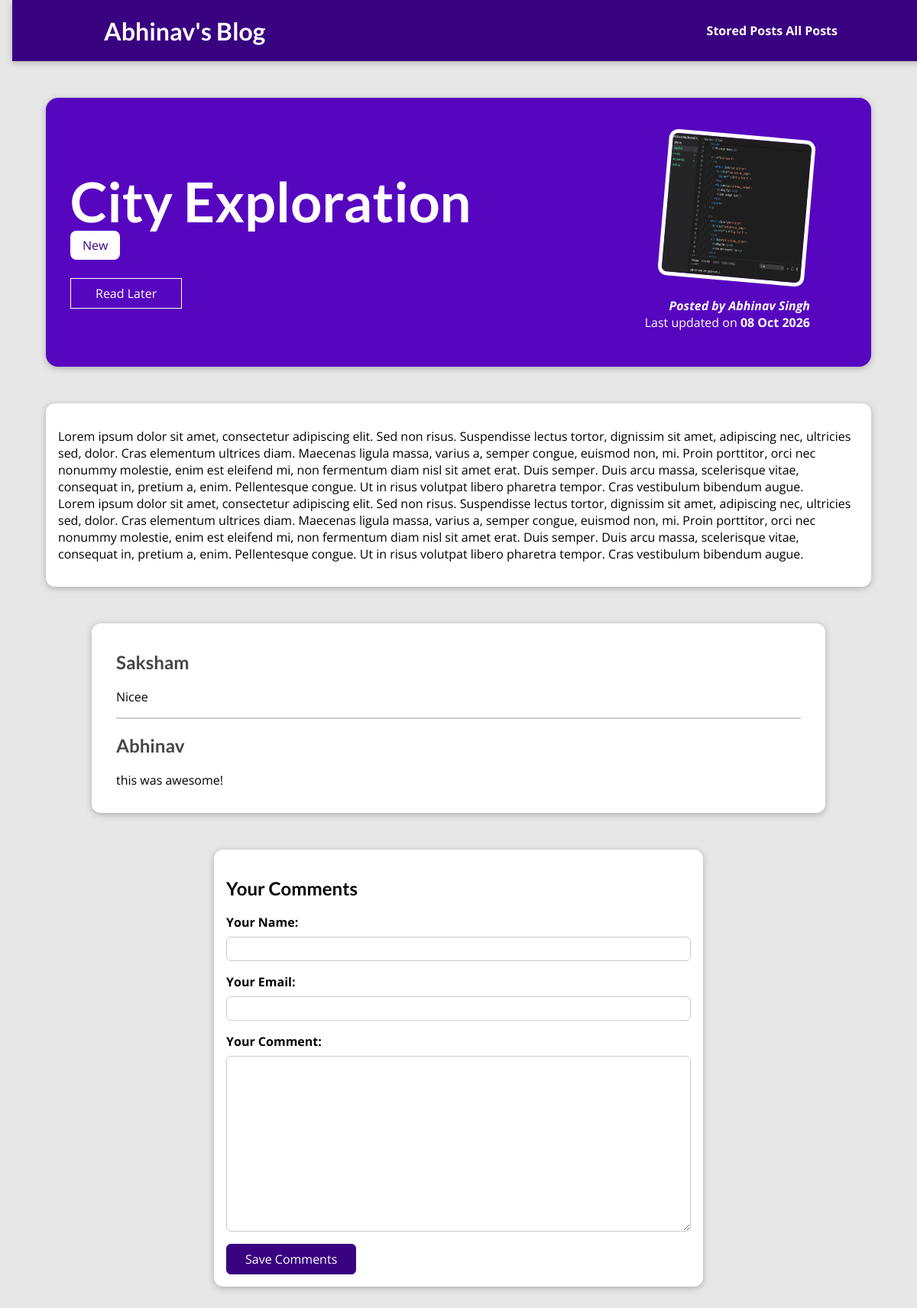
The app's page /posts/city-exploration with its own data.
### blog/models.py (models this page shows, shortened)
class Post(models.Model):
    title = models.CharField(max_length=150)
    excerpt = models.CharField(max_length=200)
    image = models.ImageField(upload_to="posts", null=True)
    date = models.DateField(auto_now=True)
    slug = models.SlugField(unique=True, db_index=True)
    content = models.TextField(validators=[MinLengthValidator(10)])
    author = models.ForeignKey(Author, on_delete=models.SET_NULL, null=True, related_name="posts")
    tags = models.ManyToManyField(Tag)

class Tag(models.Model):
    caption = models.CharField(max_length=20)

class Author(models.Model):
    first_name = models.CharField(max_length=50)
    last_name = models.CharField(max_length=50)
    email = models.EmailField(max_length=254, unique=True)
    def full_name(self):
        return f"{self.first_name} {self.last_name}"
    def __str__(self):
        return self.full_name()

class Comment(models.Model):
    user_name = models.CharField(max_length=120)
    user_email = models.EmailField()
    text = models.TextField(max_length=400)
    post = models.ForeignKey(
        Post, on_delete=models.CASCADE, related_name="comments"
    )

### blog/views.py (the view)
# urls.py: path("posts/<slug:slug>", views.SingletonPostView.as_view(), name="post-detail-page"),
class SingletonPostView(View):
    template_name = "blog/post-detail.html"
    def is_stored_post(self, request, post_id):
        return post_id in request.session.get("stored_posts", [])
    def render_post(self, request, post, comment_form):
        context = {
            "post": post,
            "post_tags": post.tags.all(),
            "comment_form": comment_form,
            "comments": post.comments.all().order_by("-id"),
            "saved_for_later": self.is_stored_post(request, post.id),
        }
        return render(request, self.template_name, context)
    def get(self, request, slug):
        post = get_object_or_404(Post, slug=slug)
        return self.render_post(request, post, CommentForm())
    def post(self, request, slug):
        post = get_object_or_404(Post, slug=slug)
        comment_form = CommentForm(request.POST)
        if comment_form.is_valid():
            comment = comment_form.save(commit=False)
            comment.post = post
            comment.save()
            return HttpResponseRedirect(reverse("post-detail-page", args=[slug]))
        return self.render_post(request, post, comment_form)

### blog/forms.py
class CommentForm(forms.ModelForm):
    class Meta:
        model = Comment
        exclude = ["post"]
        labels = {
            "user_name":"Your Name",
            "user_email":"Your Email",
            "text": "Your Comment"
        }

### blog/templates/blog/post-detail.html (shortened to what this page needs)
{% extends "base.html" %}
{% load static %}
{% block css_files %}
    <link rel="stylesheet" href="{% static 'blog/post-detail.css' %}"/>
{% endblock %}
{% block content %}
    <section id = "summary">
        <h2>{{ post.title }}</h2>
        <div>
            {% for tag in post_tags %}
                <span class="tag">{{ tag.caption }}</span>
            {% endfor %}
        </div>
        <div id = "read-later">
            <form action="{% url "read-later" %}" method="POST">
                <button>
                    {% if saved_for_later %}
                        Remove from "Read Later" List
                    {%else%}
                        Read Later
                    {%endif%}
                </button>
            </form>
        </div>
        <article>
            {% if post.image %}
                <img src="{{ post.image.url }}" alt="{{ post.title }}">
            {% endif %}
            {% if post.author %}
                <address>Posted by <a href="mailto:{{ post.author.email }}">{{ post.author }}</a></address>
            {% endif %}
            <div>
                Last updated on <time> {{ post.date|date:"d M Y" }} </time>
            </div>
        </article>
    </section>
    <main>
        {{post.content|linebreaks}}
    </main>
    <section id="comments">
        <ul>
            {% for comment in comments %}
                <li>
                    <h2>{{ comment.user_name }}</h2>
                    {{ comment.text|linebreaks }}
                </li>
            {% endfor %}
        </ul>
    </section>
    <div>
    <section id="comment-form">
        <h2>Your Comments</h2>
        <form action="{% url "post-detail-page" post.slug %}" method="POST" novalidate>
            {% for form_field in comment_form %}
                <div class ="form-control {% if form_field.errors %} invalid{% endif %}">
                    {{ form_field.label_tag }}
                    {{ form_field }}
                </div>
            {% endfor %}
            <button>Save Comments</button>
        </form>
    </section>
    </div>
{% endblock %}

### static/app.css (style rules this page uses)
* { box-sizing: border-box; }
html { font-family: 'Open Sans', 'Lato', sans-serif; }
body { margin: 0; }
h1, h2, h3 { font-family: 'Lato', sans-serif; font-weight: bold; }

### blog/static/blog/post-detail.css (style rules this page uses)
body { background-color: #e7e7e7; }
#summary { margin: 8rem auto 3rem auto; padding: 2rem; width: 90%; max-width: 90rem; border-radius: 16px; background-color: #5706c0; position: relative; box-shadow: 0 2px 8px rgba(0, 0, 0, 0.25); height: 22rem; }
#summary h2 { color: white; font-size: 4.5rem; margin-bottom: 0.25rem; }
#summary article { position: absolute; top: 2rem; right: 3rem; padding: 1rem 2rem; border-radius: 12px; text-align: right; color: white; }
#summary article img { width: 12rem; height: 12rem; border-radius: 12px; transform: rotateZ(5deg); border: 5px solid white; margin-bottom: 1rem; }
#summary address { font-weight: bold; }
#summary a { color: white; text-decoration: none; }
#summary time { font-weight: bold; }
#read-later { margin: 2rem 0; }
#read-later button { background-color: transparent; border: 1px solid white; padding: 0.5rem 2rem; font: inherit; color: white; cursor: pointer; }
main { width: 90%; max-width: 90rem; margin: 3rem auto; background-color: white; padding: 1rem; border-radius: 12px; box-shadow: 0 2px 8px rgba(0, 0, 0, 0.25); }
.tag { background-color: white; color: #390281; padding: 0.5rem 1rem; border-radius: 8px; }
#comment-form { margin: 3rem auto; width: 90%; max-width: 40rem; border-radius: 12px; background-color: white; box-shadow: 0 2px 8px rgba(0, 0, 0, 0.25); padding: 1rem; }
#comment-form button { font: inherit; background-color: #390281; color: white; border: 1px solid #390281; padding: 0.5rem 1.5rem; border-radius: 6px; cursor: pointer; }
.form-control { margin-bottom: 1rem; }
.form-control label { font-weight: bold; margin-bottom: 0.5rem; display: block; }
.form-control input, .form-control textarea { display: block; width: 100%; font: inherit; padding: 0.25rem; border-radius: 6px; border: 1px solid #ccc; }
#comments { margin: 3rem auto; width: 90%; max-width: 60rem; border-radius: 12px; background-color: white; box-shadow: 0 2px 8px rgba(0, 0, 0, 0.25); padding: 1rem 2rem; }
#comments ul { list-style: none; margin: 0; padding: 0; }
#comments li { margin-bottom: 1rem; border-bottom: 2px solid #ccc; }
#comments li:last-of-type { border-bottom: none; }
#comments h2 { color: #464646; }

### records on screen
Post: title "City Exploration", image (picture), author "Abhinav Singh", date "08 Oct 2026", content "Lorem ipsum dolor sit amet, consectetur adipiscing elit. Sed non risus. Suspendisse lectus tortor, dignissim sit amet, adipiscing nec, ultricies sed, dolor. Cras elementum ultrices diam. Maecenas ligula massa, varius a, semper congue, euismod non, mi. Proin porttitor, orci nec nonummy molestie, enim est eleifend mi, non fermentum diam nisl sit amet erat. Duis semper. Duis arcu massa, scelerisque vitae, consequat in, pretium a, enim. Pellentesque congue. Ut in risus volutpat libero pharetra tempor. Cras vestibulum bibendum augue. Lorem ipsum dolor sit amet, consectetur adipiscing elit. Sed non risus. Suspendisse lectus tortor, dignissim sit amet, adipiscing nec, ultricies sed, dolor. Cras…"
Tag: caption "New"
Comment: user_name "Saksham", text "Nicee"
Comment: user_name "Abhinav", text "this was awesome!"
